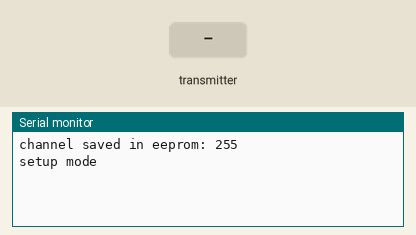
Simulated run of this sketch. Board: Arduino Uno, built with avr-gcc and run on an emulated ATmega328P. Parts: the last lines printed to the serial monitor. The test bench sets the inputs (shaded band). EEPROM starts erased; no radio packets arrive unless stated.

Above: at 1.2 s.
1.3 s: the transmitter starts sending chann = 0
At 2.3 s:
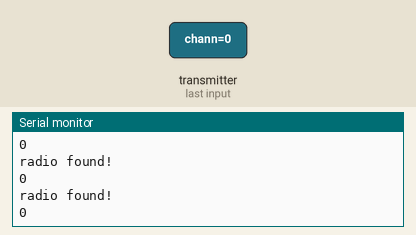
2.8 s: the transmitter starts sending chann = 64
At 4.3 s:
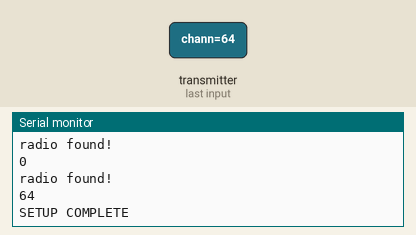

Measured:
- after the input at 1.3 s, the serial monitor: prints a new line at once (image 1)
- after the input at 2.8 s, the serial monitor: prints a new line at once (image 2)

The sketch:

NRF_SET_CHANNEL.ino
```cpp
#include <SPI.h>
#include <nRF24L01.h>
#include <RF24.h>
#include <EEPROM.h>

RF24 radio(10, 9);  // nRF24L01 (CE,CSN)

const byte address[][6] = { "00001A", "00001B", "00001C", "00001D", "00001E" };
const byte config_address[6] = "000011";
bool setupComplete = 0;
static enum operating_mode { SETUP,
                             NORMAL } mode;
void setup() {
  // put your setup code here, to run once:
  Serial.begin(9600);
  radio.begin();
  radio.setPALevel(RF24_PA_MIN);
   radio.setDataRate(RF24_2MBPS);

  // GET THE EEPROM CHANNEL
  uint8_t channel;
  EEPROM.get(0 * sizeof(channel), channel);
  Serial.print("channel saved in eeprom: ");
  Serial.println(channel);
  //SET OPERATING MODE
  if (channel != 0 && channel < 126) {
    radio.setChannel(channel);
    mode = NORMAL;
    Serial.println("normal mode");
    for (int i = 0; i < 5; i++) {
    radio.openReadingPipe(i + 1, address[i]);
    delay(5);
  }
  } else {
    mode = SETUP;
    Serial.println("setup mode");
    radio.openReadingPipe(1, config_address);
  }


  radio.startListening();
}

void loop() {
  // put your main code here, to run repeatedly:
  if (mode == SETUP && !setupComplete) {
    //Serial.println("check for radio signal");
    if (radio.available()) {
      Serial.println("radio found!");
      uint8_t chann;
      radio.read(&chann, sizeof(chann));
      Serial.println(chann);
      //make sure channel is good and store to EEPROM
      if (chann > 0 && chann < 126) {
        EEPROM.put(0 * sizeof(chann), chann);
        setupComplete = 1;
        Serial.println("SETUP COMPLETE");
      }
    }
  }
}

// #include <SPI.h>
// #include <nRF24L01.h>
// #include <RF24.h>
// #include <ArduinoJson.h>

// RF24 radio(10, 9); // CE, CSN pins
// const byte address1[6] = "00001A";
// const byte address2[6] = "00001B";
// const int LED_PIN = 2;

// void setup() {
//   Serial.begin(9600);
//   pinMode(LED_PIN, OUTPUT);
//   radio.begin();
//   radio.openReadingPipe(1, address1); // Listen on both addresses
//   radio.openReadingPipe(2, address2);
//   radio.startListening();
// }

// void loop() {
//   if (radio.available()) {
//     //int pipe = radio.available(); // Identify the pipe
//     char text[32] = "";
//     radio.read(&text, sizeof(text));
// Serial.println(text);
//     // StaticJsonDocument doc;
//     // DeserializationError error = deserializeJson(doc, text);

//     // if (!error) {
//     //   bool anyOne = doc["ph-f"] | doc["ph-d"] | doc["ph-hv"];
//     //   digitalWrite(LED_PIN, anyOne ? HIGH : LOW);
//     // } else {
//     //   Serial.println("JSON parsing error");
//     // }
//   }
// }
```
